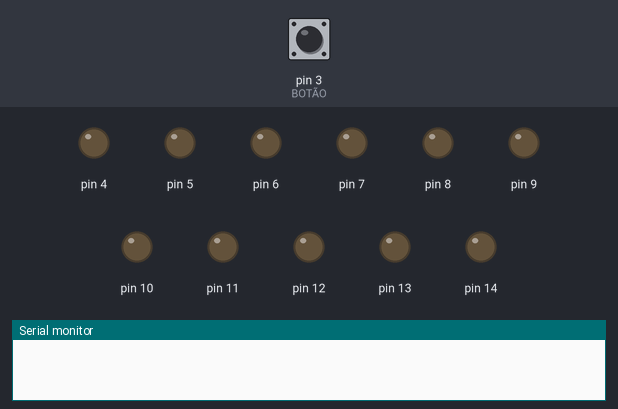
Recording of a sketch running on a simulated Arduino Uno, built with avr-gcc and run on an emulated ATmega328P. Parts: output pins drawn as LEDs (lit = HIGH), the last lines printed to the serial monitor. The test bench sets the inputs (shaded band); at power-on: pin 3 (BOTÃO) LOW.

Above: at 1.2 s.
1.3 s: pin 3 (BOTÃO) pulled HIGH for 0.15 s
At 2.4 s:
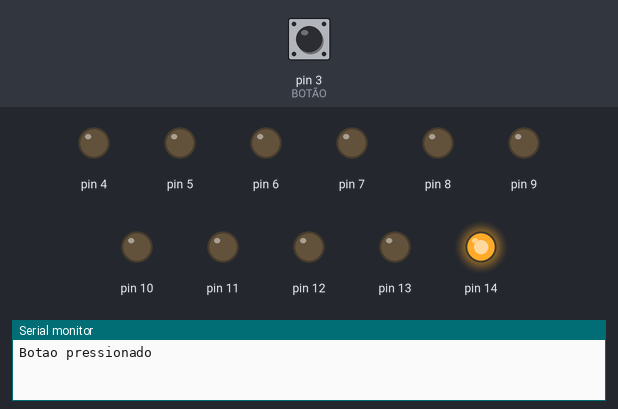
At 8.3 s:
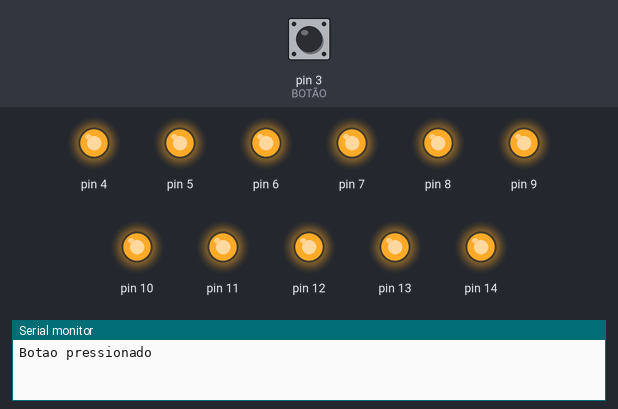
Timing chart, 0 to 14.8 s (numbered marks = the images above; inputs shaded):
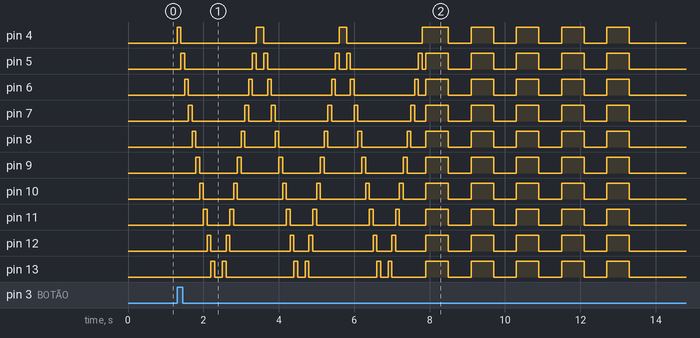

Measured:
- after the input at 1.3 s, pin 4: LOW → HIGH at once, → LOW 0.10 s later, → HIGH 2.0 s later, → LOW 0.20 s later, … (16 changes in this stretch); pin 5: LOW → HIGH after 0.10 s, → LOW 0.10 s later, → HIGH 1.8 s later, → LOW 0.10 s later, … (22 changes in this stretch)

The sketch:

sketch_mar31a.ino
```cpp
boolean estado;
int pin;
void setup()
{
  pinMode(4, OUTPUT);
  pinMode(5, OUTPUT);
  pinMode(6, OUTPUT);
  pinMode(7, OUTPUT);
  pinMode(8, OUTPUT);
  pinMode(9, OUTPUT);
  pinMode(10, OUTPUT);
  pinMode(11, OUTPUT);
  pinMode(12, OUTPUT);
  pinMode(13, OUTPUT);
  pinMode(14, OUTPUT);
  pinMode(3, INPUT);// BOTÃO
  Serial.begin(9600);
}

void loop()
{
  estado = digitalRead(3);
  if(estado){
    Serial.println("Botao pressionado");
    for(int seq = 1; seq<=3; ++seq){
      for(pin = 4; pin<=14; ++pin){
        digitalWrite(pin, HIGH);
        delay(100);
        digitalWrite(pin, LOW);
      }
      for(pin = 14; pin>=4; --pin){
        digitalWrite(pin, HIGH);
        delay(100);
        digitalWrite(pin, LOW);
      }
    }
    for(int seq = 1; seq<=5; ++seq){
      for(pin = 4; pin<=14; ++pin){
        digitalWrite(pin, HIGH);
      }
      delay(600);
      for(pin = 4; pin<=14; ++pin){
        digitalWrite(pin, LOW);
      }
      delay(600);
    }
  }
}
```
